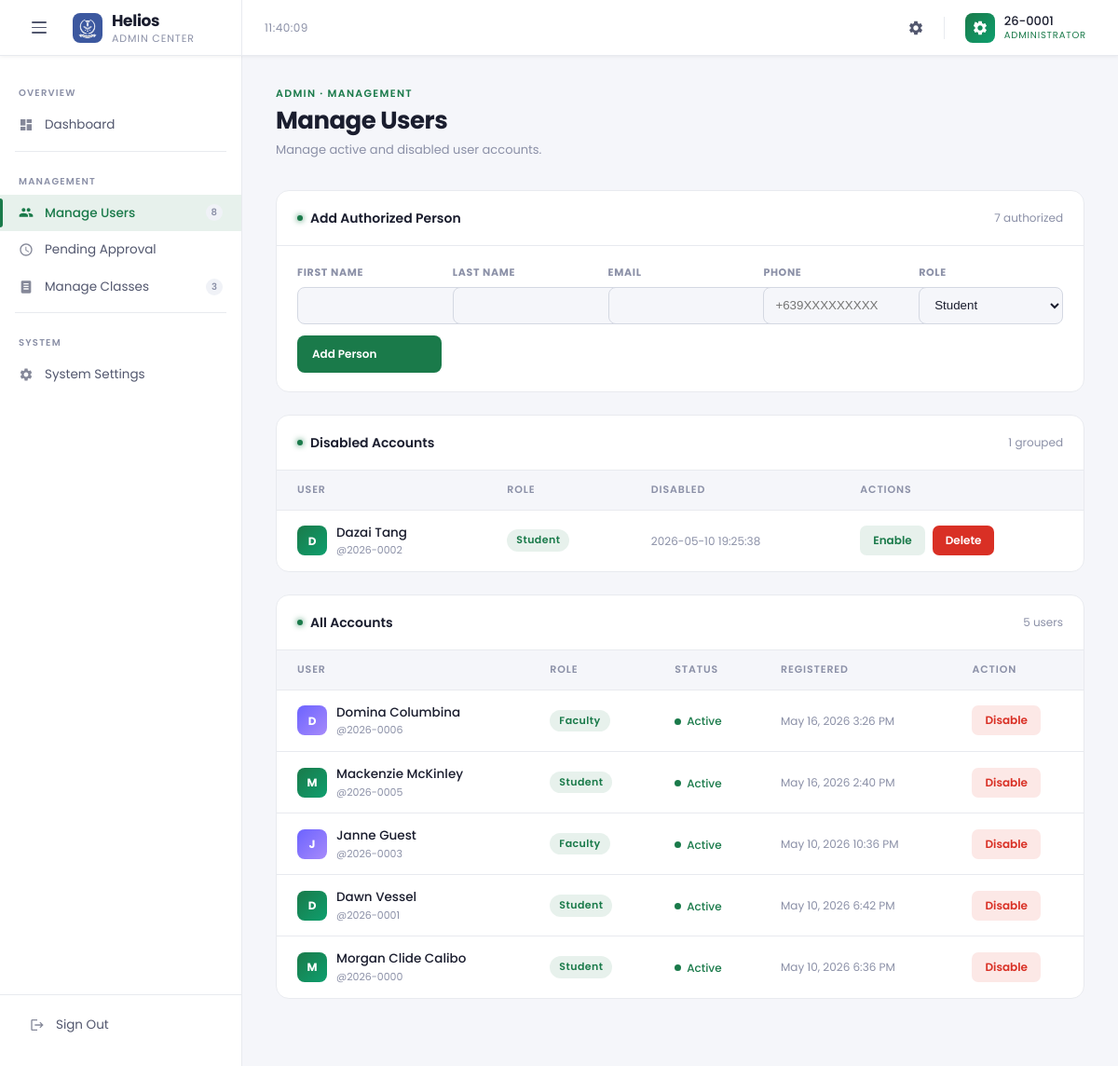
Page /role_admin_manageUsers.php (signed in) on the committed database.
### tables this page shows
CREATE TABLE `users` (
  `id` int(10) UNSIGNED NOT NULL,
  `request_id` varchar(20) NOT NULL COMMENT 'Temp registration ID (REQ-XXXXXXXX), kept for audit trail',
  `authorized_person_id` varchar(36) DEFAULT NULL,
  `firstname` varchar(100) NOT NULL,
  `lastname` varchar(100) NOT NULL,
  `fullname` varchar(201) NOT NULL,
  `phonenumber` varchar(255) NOT NULL COMMENT 'Encrypted at application layer',
  `username` varchar(10) NOT NULL COMMENT 'Permanent ID — YY-XXXX format — set once on approval, NEVER updated',
  `email` varchar(255) NOT NULL COMMENT 'Encrypted at application layer',
  `password` varchar(255) DEFAULT NULL COMMENT 'bcrypt hash — NULL until approved',
  `role` enum('student','faculty','admin') NOT NULL,
  `status` enum('pending','active','disabled') NOT NULL DEFAULT 'pending',
  `activation_request` tinyint(1) NOT NULL DEFAULT 1,
  `registered_at` datetime NOT NULL DEFAULT current_timestamp(),
  `activated_at` datetime DEFAULT NULL COMMENT 'Set when admin approves the account',
  `must_change_password` tinyint(1) NOT NULL DEFAULT 0,
  `temp_password_expires_at` int(11) DEFAULT NULL,
  `disabled_reason` varchar(100) DEFAULT NULL,
  `disabled_at` datetime DEFAULT NULL,
  `otp` varchar(6) DEFAULT NULL,
  `otp_expiry` int(11) DEFAULT NULL,
  `disabled_by` varchar(100) DEFAULT NULL,
  `enabled_by` varchar(100) DEFAULT NULL,
  `enabled_at` datetime DEFAULT NULL,
  `password_changed_at` datetime DEFAULT NULL
);

### role_admin_manageUsers.php (the view, shortened to what this page needs)
<?php
require_once 'db.php';
$username = $_SESSION['username'];
$allUsers         = $pdo->query("SELECT * FROM users ORDER BY registered_at DESC, id DESC")->fetchAll();
$authorizedPeople = $pdo->query("SELECT * FROM authorized_people ORDER BY created_at DESC")->fetchAll();
$allClasses       = $pdo->query("SELECT * FROM classes ORDER BY created_at DESC")->fetchAll();
$disabledUsers     = array_values(array_filter($allUsers, fn($u) => $u['role'] !== 'admin' && $u['status'] === 'disabled'));
$activeAccountUsers = array_values(array_filter($allUsers, fn($u) => $u['role'] !== 'admin' && !in_array($u['status'], ['pending', 'disabled'])));
$totalUsers   = count($allUsers);
function formatAdminRegisteredDate(?string $value): string {
    $timestamp = strtotime($value);
    return $timestamp ? date('M j, Y g:i A', $timestamp) : 'Not recorded';
}
?>
<!DOCTYPE html>
<html lang="en">
<head>
</head>
<body>
<div class="app">
    <header class="topbar">
        <div class="topbar-brand">
            <button class="menu-toggle" id="menuToggle" aria-label="Toggle sidebar">
                <span></span><span></span><span></span>
            </button>
            <div class="brand-icon">
                <img class="brand-logo-img brand-logo-light" src="img/Light Icon.png" alt="Helios University">
            </div>
            <div class="brand-wordmark">Helios<span>Admin Center</span></div>
        </div>
        <div class="topbar-center">
            <span class="topbar-clock" id="liveClock"></span>
        </div>
        <div class="topbar-right">
            <a href="role_admin_systemSettings.php" class="topbar-icon-btn" title="System Settings">
                <svg><use href="#ic-settings"></use></svg>
            </a>
            <button type="button" class="avatar-btn" id="accountButton" aria-haspopup="dialog" aria-expanded="false">
                <div class="avatar-circle"></div>
                <div class="avatar-meta">
                    <div class="avatar-name"><?= htmlspecialchars($username) ?></div>
                    <div class="avatar-role">Administrator</div>
                </div>
            </button>
        </div>
    </header>
    <div class="body-wrap">
        <nav class="sidebar" id="sidebar">
            <div class="nav-section-label">Overview</div>
            <a href="dashboard_admin.php" class="nav-link">
                <svg><use href="#ic-dashboard"></use></svg> Dashboard
            </a>
            <div class="nav-divider"></div>
            <div class="nav-section-label">Management</div>
            <a href="role_admin_manageUsers.php" class="nav-link active">
                <svg><use href="#ic-users"></use></svg> Manage Users
                <?php if ($totalUsers > 0): ?><span class="nav-badge dim"><?= $totalUsers ?></span><?php endif; ?>
            </a>
            <a href="pending_approval.php" class="nav-link">
                <svg><use href="#ic-pending"></use></svg> Pending Approval
            </a>
            <a href="role_admin_manageClasses.php" class="nav-link">
                <svg><use href="#ic-class"></use></svg> Manage Classes
                <span class="nav-badge dim"><?= count($allClasses) ?></span>
            </a>
            <div class="nav-divider"></div>
            <div class="nav-section-label">System</div>
            <a href="role_admin_systemSettings.php" class="nav-link">
                <svg><use href="#ic-settings"></use></svg> System Settings
            </a>
            <div class="sidebar-footer">
                <a href="logout.php" class="nav-link">
                    <svg><use href="#ic-logout"></use></svg> Sign Out
                </a>
            </div>
        </nav>
        <main class="main" id="mainContent">
            <div class="page-header-row animate animate-d1">
                <div>
                    <div class="page-eyebrow">Admin · Management</div>
                    <h1 class="page-title">Manage Users</h1>
                    <p class="page-subtitle">Manage active and disabled user accounts.</p>
                </div>
            </div>
            <div class="panel animate animate-d2" style="margin-bottom:24px;">
                <div class="panel-header">
                    <div class="panel-title">
                        <span class="panel-title-dot"></span>
                        Add Authorized Person
                    </div>
                    <span style="font-size:12px; color:var(--text-muted);"><?= count($authorizedPeople) ?> authorized</span>
                </div>
                <form method="POST" style="padding:20px 22px; display:grid; grid-template-columns:repeat(5,minmax(140px,1fr)); gap:12px; align-items:end;">
                    <label style="display:grid; gap:6px; font-size:11px; font-weight:700; color:var(--text-muted); text-transform:uppercase; letter-spacing:.06em;">
                        First Name
                        <input name="auth_firstname" required style="min-height:40px; border:1px solid var(--border-light); border-radius:8px; padding:0 12px; background:var(--bg-input); color:var(--text-primary);">
                    </label>
                    <label style="display:grid; gap:6px; font-size:11px; font-weight:700; color:var(--text-muted); text-transform:uppercase; letter-spacing:.06em;">
                        Last Name
                        <input name="auth_lastname" required style="min-height:40px; border:1px solid var(--border-light); border-radius:8px; padding:0 12px; background:var(--bg-input); color:var(--text-primary);">
                    </label>
                    <label style="display:grid; gap:6px; font-size:11px; font-weight:700; color:var(--text-muted); text-transform:uppercase; letter-spacing:.06em;">
                        Email
                        <input type="email" name="auth_email" required style="min-height:40px; border:1px solid var(--border-light); border-radius:8px; padding:0 12px; background:var(--bg-input); color:var(--text-primary);">
                    </label>
                    <label style="display:grid; gap:6px; font-size:11px; font-weight:700; color:var(--text-muted); text-transform:uppercase; letter-spacing:.06em;">
                        Phone
                        <input name="auth_phone" required placeholder="+639XXXXXXXXX" style="min-height:40px; border:1px solid var(--border-light); border-radius:8px; padding:0 12px; background:var(--bg-input); color:var(--text-primary);">
                    </label>
                    <label style="display:grid; gap:6px; font-size:11px; font-weight:700; color:var(--text-muted); text-transform:uppercase; letter-spacing:.06em;">
                        Role
                        <select name="auth_role" style="min-height:40px; border:1px solid var(--border-light); border-radius:8px; padding:0 12px; background:var(--bg-input); color:var(--text-primary);">
                            <option value="student">Student</option>
                        </select>
                    </label>
                    <button type="submit" name="add_authorized_person" class="btn-approve" style="min-height:40px;">Add Person</button>
                </form>
            </div>
            <?php if (!empty($disabledUsers)): ?>
            <div class="panel animate animate-d2" style="margin-bottom:24px;">
                <div class="panel-header">
                    <div class="panel-title"><span class="panel-title-dot"></span> Disabled Accounts</div>
                    <span style="font-size:12px; color:var(--text-muted);"><?= count($disabledUsers) ?> grouped</span>
                </div>
                <div style="overflow-x:auto;">
                    <table class="user-table">
                        <thead><tr><th>User</th><th>Role</th><th>Disabled</th><th>Actions</th></tr></thead>
                        <tbody>
                        <?php foreach ($disabledUsers as $u):
                            $uRole      = $u['role'] ?? 'student';
                            $avatarClass = $uRole === 'faculty' ? 'f' : 's';
                            $initLetter  = strtoupper(substr($u['fullname'] ?? $u['username'] ?? 'U', 0, 1));
                        ?>
                        <tr>
                            <td>
                                <div class="user-cell">
                                    <div class="user-avatar <?= $avatarClass ?>"><?= $initLetter ?></div>
                                    <div>
                                        <div class="user-name"><?= htmlspecialchars($u['fullname'] ?? $u['username']) ?></div>
                                        <div class="user-username">@<?= htmlspecialchars($u['username']) ?></div>
                                    </div>
                                </div>
                            </td>
                            <td><span class="role-chip <?= $uRole ?>"><?= ucfirst($uRole) ?></span></td>
                            <td style="color:var(--text-muted); font-size:12px;"><?= htmlspecialchars($u['disabled_at'] ?? '—') ?></td>
                            <td>
                                <div class="account-actions-inline">
                                    <form method="POST" style="display:inline;">
                                        <button type="submit" name="enable_user" class="btn-enable"
                                                onclick="return confirm('Re-enable <?= htmlspecialchars($u['username']) ?>?')">Enable</button>
                                    </form>
                                    <form method="POST" style="display:inline;">
                                        <button type="submit" name="delete_user" class="btn-delete"
                                                onclick="return confirm('Permanently delete <?= htmlspecialchars($u['username']) ?>? This cannot be undone.')">Delete</button>
                                    </form>
                                </div>
                            </td>
                        </tr>
                        <?php endforeach; ?>
                        </tbody>
                    </table>
                </div>
            </div>
            <?php endif; ?>
            <div class="panel animate animate-d2">
                <div class="panel-header">
                    <div class="panel-title"><span class="panel-title-dot"></span> All Accounts</div>
                    <span style="font-size:12px; color:var(--text-muted);"><?= count($activeAccountUsers) ?> users</span>
                </div>
                <div style="overflow-x:auto;">
                    <table class="user-table">
                        <thead><tr><th>User</th><th>Role</th><th>Status</th><th>Registered</th><th>Action</th></tr></thead>
                        <tbody>
                        <?php foreach ($activeAccountUsers as $u):
                            $uStatus     = $u['status'] ?? 'active';
                            $uRole       = $u['role']   ?? 'student';
                            $isDisabled  = $uStatus === 'disabled';
                            $canToggle   = in_array($uStatus, ['active', 'disabled']);
                            $avatarClass = $uRole === 'faculty' ? 'f' : ($uRole === 'admin' ? 'a' : 's');
                            $initLetter  = strtoupper(substr($u['fullname'] ?? $u['username'] ?? 'U', 0, 1));
                        ?>
                        <tr>
                            <td>
                                <div class="user-cell">
                                    <div class="user-avatar <?= $avatarClass ?>"><?= $initLetter ?></div>
                                    <div>
                                        <div class="user-name"><?= htmlspecialchars($u['fullname'] ?? $u['username']) ?></div>
                                        <div class="user-username">@<?= htmlspecialchars($u['username']) ?></div>
                                    </div>
                                </div>
                            </td>
                            <td><span class="role-chip <?= $uRole ?>"><?= ucfirst($uRole) ?></span></td>
                            <td><span class="status-dot <?= $uStatus ?>"><?= ucfirst($uStatus) ?></span></td>
                            <td style="color:var(--text-muted); font-size:12px;"><?= htmlspecialchars(formatAdminRegisteredDate($u['registered_at'] ?? null)) ?></td>
                            <td>
                                <?php if ($canToggle): ?>
                                <form method="POST" style="display:inline;">
                                    <?php if ($isDisabled): ?>
                                        <button type="submit" name="enable_user" class="btn-enable"
                                                onclick="return confirm('Re-enable <?= htmlspecialchars($u['username']) ?>?')">Enable</button>
                                    <?php else: ?>
                                        <button type="submit" name="disable_user" class="btn-disable"
                                                onclick="return confirm('Disable <?= htmlspecialchars($u['username']) ?>?')">Disable</button>
                                    <?php endif; ?>
                                </form>
                                <?php else: ?>
                                <span style="font-size:12px; color:var(--text-muted);">—</span>
                                <?php endif; ?>
                            </td>
                        </tr>
                        <?php endforeach; ?>
                        </tbody>
                    </table>
                </div>
            </div>
        </main>
    </div>
</div>
</body>
</html>

### rows in the picture
users: fullname "D", fullname "Dazai Tang", username "2026-0002", role "Student", disabled_at "2026-05-10 19:25:38"
users: fullname "D", fullname "Domina Columbina", username "2026-0006", role "Faculty", status "Active", registered_at "May 16, 2026 3:26 PM"
users: fullname "M", fullname "Mackenzie McKinley", username "2026-0005", role "Student", status "Active", registered_at "May 16, 2026 2:40 PM"
users: fullname "J", fullname "Janne Guest", username "2026-0003", role "Faculty", status "Active", registered_at "May 10, 2026 10:36 PM"
users: fullname "D", fullname "Dawn Vessel", username "2026-0001", role "Student", status "Active", registered_at "May 10, 2026 6:42 PM"
users: fullname "M", fullname "Morgan Clide Calibo", username "2026-0000", role "Student", status "Active", registered_at "May 10, 2026 6:36 PM"

### other values in the picture
$username "26-0001"
$totalUsers "8"
count($allClasses) "3"
count($authorizedPeople) "7"
count($disabledUsers) "1"
count($activeAccountUsers) "5"
